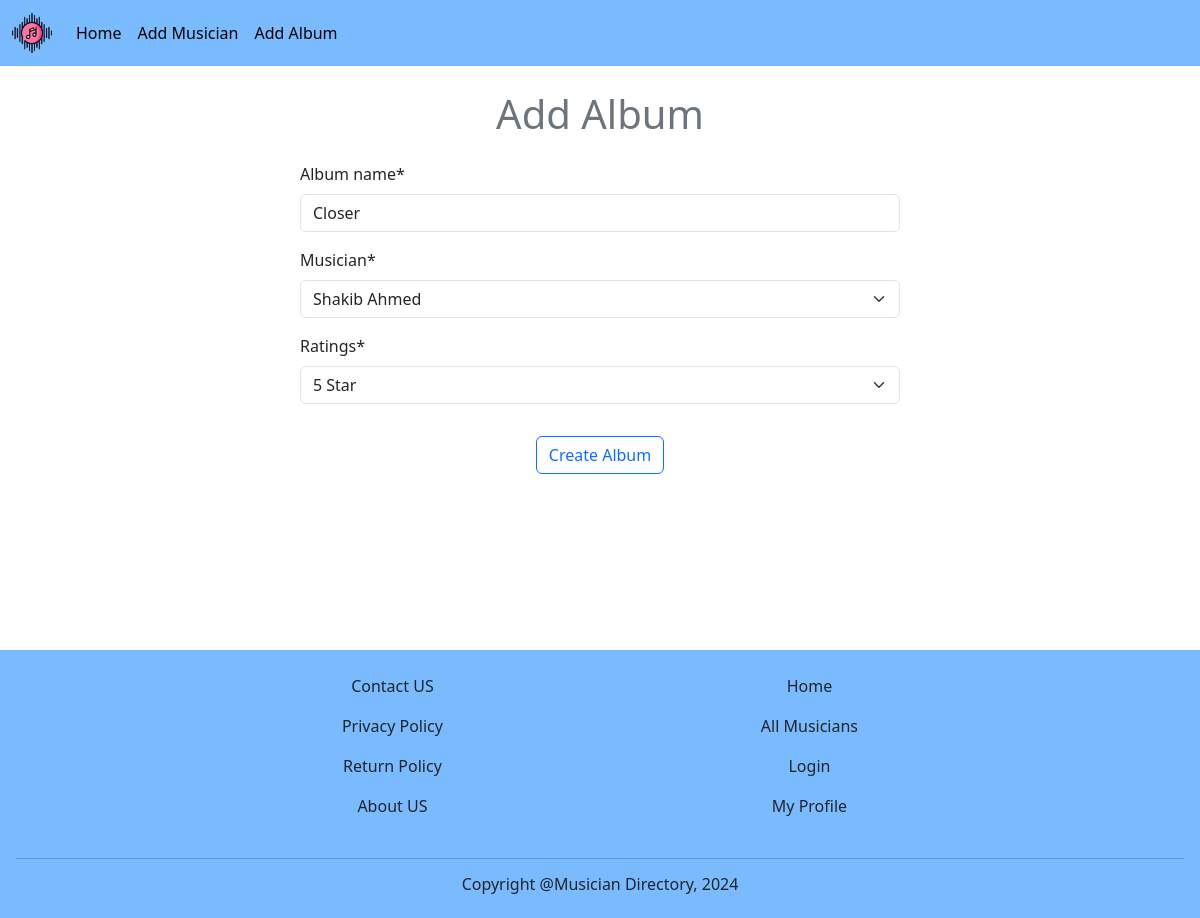
The app's page /album/edit/6 with its own data.
### album/models.py (models this page shows, shortened)
class AlbumModel(models.Model):
    album_name = models.CharField(max_length=40)
    musician = models.ForeignKey(MusicianModel, on_delete=models.CASCADE)
    RATINGS = [('1', '1 Star'), ('2', '2 Star'), ('3', '3 Star'), ('4', '4 Star'), ('5', '5 Star')]
    ratings = models.CharField(max_length=6, choices=RATINGS)
    release_date = models.DateField()

### album/views.py (the view)
# urls.py: path('edit/<int:id>', views.edit_album, name = 'edit_album'),
def edit_album(request, id):
    alb = AlbumModel.objects.get(pk=id)
    form = AlbumForm(instance=alb)
    if request.method == 'POST':
        form = AlbumForm(request.POST, instance=alb)
        if form.is_valid():
            form.save()
            return redirect('home')
    return render(request, 'album/add_album.html', {'form' : form})

### album/forms.py
class AlbumForm(forms.ModelForm):
    class Meta:
        model = AlbumModel
        exclude = ['release_date']

### musician/models.py (called while the page is built)
    def __str__(self):
        return f"{self.first_name} {self.last_name}"

### album/templates/album/add_album.html (shortened to what this page needs)
{% extends "base.html" %}
{% load crispy_forms_tags %}
{% block content %}
<h1 class="text-center text-secondary m-4">Add Album</h1>
<form method="post" style="width: 50%; margin: auto;">
    {{ form | crispy }}
    <div class="d-flex justify-content-center p-3">
        <input type="submit" value="Create Album" class="btn btn-outline-primary">
    </div>
</form>
{% endblock content %}

### records on screen
AlbumModel: album_name "Closer", musician "Shakib Ahmed", ratings "5 Star"
